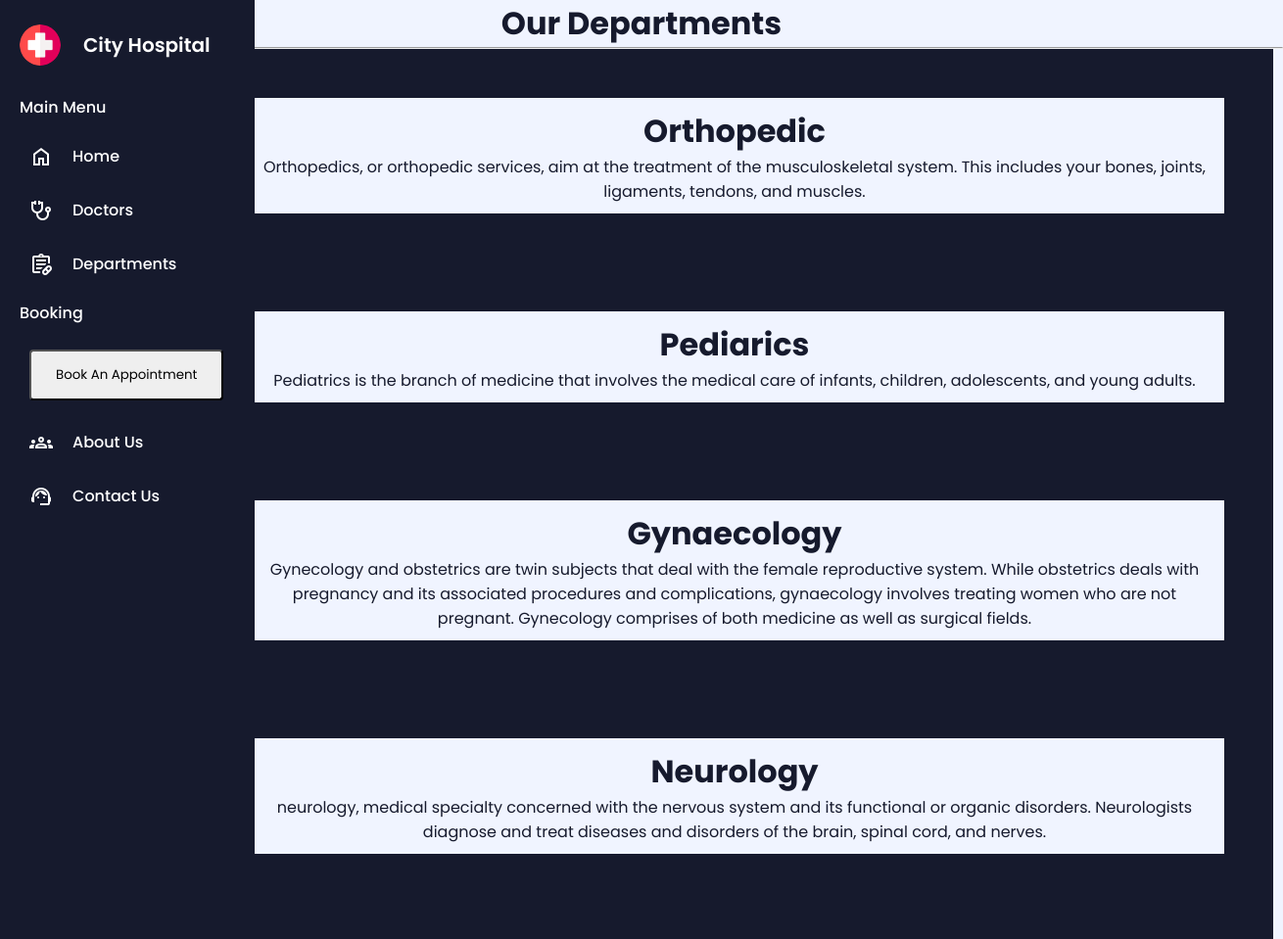
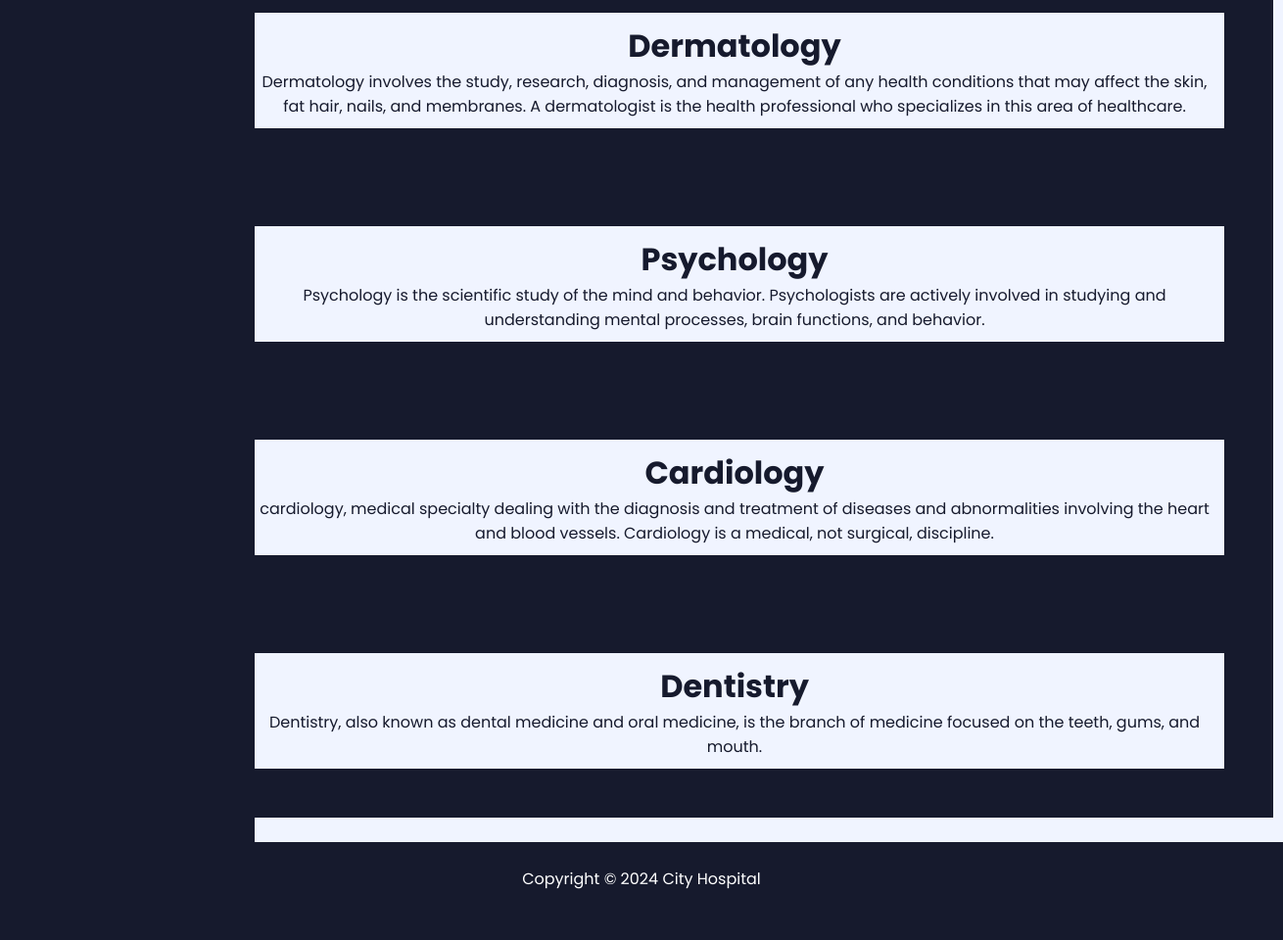
The page /departments on the database its author committed (2 pictures, top to bottom).
### hospital/models.py (models this page shows, shortened)
class Departments(models.Model):
    dep_name = models.CharField(max_length=100)
    dep_decription = models.TextField()

### hospital/views.py (the view)
# urls.py: path('departments', views.department,name='department'),
def department(request):
    dict_dept={
        'dept': Departments.objects.all()
    }
    return render(request,"departments.html",dict_dept)

### templates/departments.html (shortened to what this page needs)
{% extends 'base.html' %}
{% block content %}
<h1 style="text-align:center; color: #161a2d;">Our Departments</h1>
<hr>
{%for d in dept%}
<div style="width:1100px; text-align:center; color: #161a2d; margin-left: 200px; padding: 10px; border: 50px solid #161a2d;">
    <h1>{{d.dep_name}}</h1>
    <p>{{d.dep_decription}}</p>
</div>
{%endfor%}
{%endblock%}

### static/css/style.css (style rules this page uses)
* { margin: 0; padding: 0; box-sizing: border-box; font-family: "Poppins", sans-serif; }
body { background: #F0F4FF; }

### rows shown on the page
Departments: dep_name "Orthopedic", dep_decription "Orthopedics, or orthopedic services, aim at the treatment of the musculoskeletal system. This includes your bones, joints, ligaments, tendons, and muscles."
Departments: dep_name "Pediarics", dep_decription "Pediatrics is the branch of medicine that involves the medical care of infants, children, adolescents, and young adults."
Departments: dep_name "Gynaecology", dep_decription "Gynecology and obstetrics are twin subjects that deal with the female reproductive system. While obstetrics deals with pregnancy and its associated procedures and complications, gynaecology involves treating women who are not pregnant. Gynecology comprises of both medicine as well as surgical fields."
Departments: dep_name "Neurology", dep_decription "neurology, medical specialty concerned with the nervous system and its functional or organic disorders. Neurologists diagnose and treat diseases and disorders of the brain, spinal cord, and nerves."
Departments: dep_name "Dermatology", dep_decription "Dermatology involves the study, research, diagnosis, and management of any health conditions that may affect the skin, fat hair, nails, and membranes. A dermatologist is the health professional who specializes in this area of healthcare."
Departments: dep_name "Psychology", dep_decription "Psychology is the scientific study of the mind and behavior. Psychologists are actively involved in studying and understanding mental processes, brain functions, and behavior."
Departments: dep_name "Cardiology", dep_decription "cardiology, medical specialty dealing with the diagnosis and treatment of diseases and abnormalities involving the heart and blood vessels. Cardiology is a medical, not surgical, discipline."
Departments: dep_name "Dentistry", dep_decription "Dentistry, also known as dental medicine and oral medicine, is the branch of medicine focused on the teeth, gums, and mouth."
